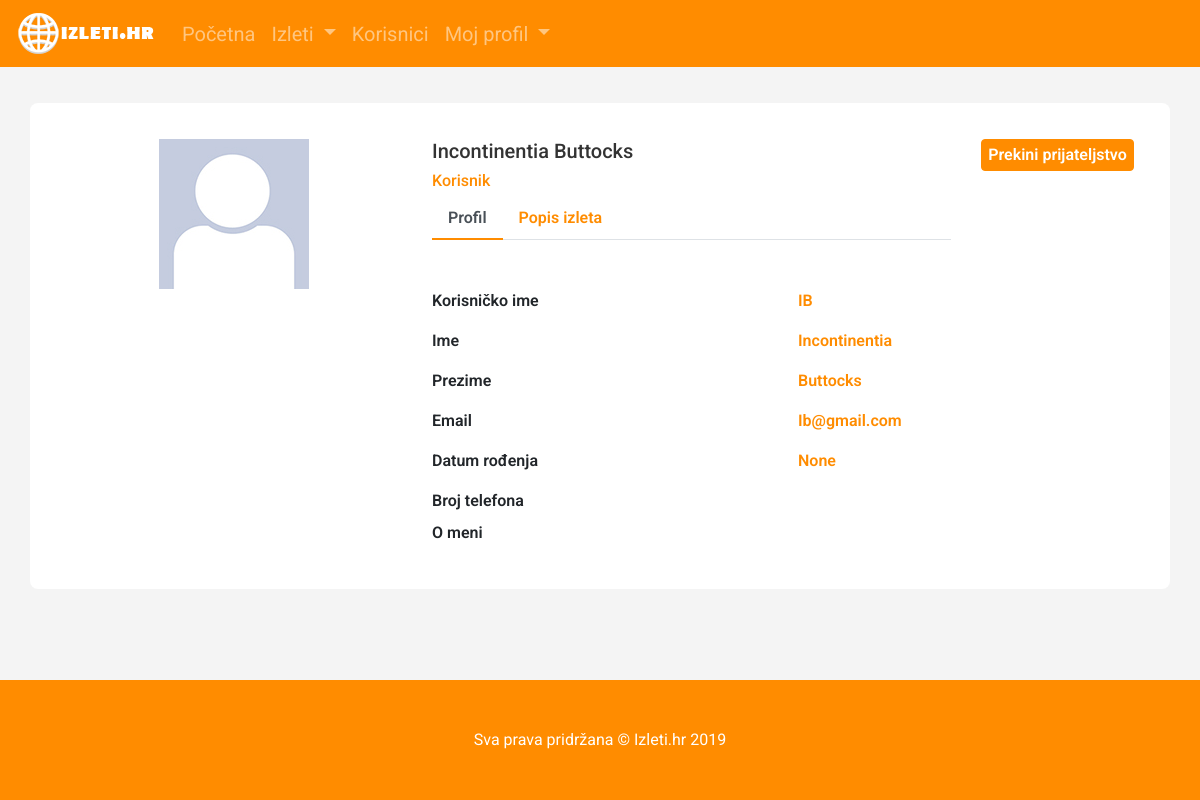
The app's page /user/IB (signed in) with its own data.
### app/models.py (models this page shows, shortened)
class User(UserMixin, db.Model):
    id=db.Column(db.Integer,primary_key=True)
    username=db.Column(db.String(64), index=True, unique=True)
    email=db.Column(db.String(120), index=True, unique=True)
    password_hash=db.Column(db.String(128))
    ime=db.Column(db.String(50))
    prezime=db.Column(db.String(64))
    datum_rodjenja=db.Column(db.Date, nullable=True)
    broj_telefona=db.Column(db.String(20), nullable=True)
    o_meni=db.Column(db.String(400), nullable=True)
    profilna_slika=db.Column(db.String(300), default='korisnik.jpg')
    izleti = db.relationship('Izlet', backref='creator', lazy='dynamic')
    befriended=db.relationship(
        'User',secondary=friends,
        primaryjoin=(friends.c.befriender_id==id),
        secondaryjoin=(friends.c.befriended_id==id),
        backref=db.backref('friends',lazy='dynamic'),lazy='dynamic')
    def is_friends(self, user):
        return self.befriended.filter(
            friends.c.befriended_id == user.id).count() > 0

### app/routes.py (the view)
@app.route('/user/<username>')
@login_required
def user(username):
    user = User.query.filter_by(username=username).first_or_404()
    izleti=Izlet.query.filter(Izlet.creator_id==user.id)
    return render_template('user.html', user=user, izleti=izleti)

### app/models.py (called while the page is built)
@login.user_loader
def load_user(id):
    return User.query.get(int(id))

### app/templates/user.html (shortened to what this page needs)
{% extends "base.html" %}
{% block content %}
<div class="container emp-profile">
            <form method="post">
                <div class="row">
                    <div class="col-md-4">
                        <div class="profile-img">
                            {% if user.profilna_slika %}
                                <img style="height:150px;width:150px" src="{{ url_for('static', filename='img/' + user.profilna_slika) }}" />
                                {% else %}
                                <img  style="height:150px;width:150px" src="{{ url_for('static', filename='img/korisnik.jpg') }}" />
                                {% endif %}
                        </div>
                    </div>
                    <div class="col-md-6">
                        <div class="profile-head">
                                    <h5>
                                        {{user.ime}} {{user.prezime}}
                                    </h5>
                                    <h6>
                                        Korisnik
                                    </h6>
                            <ul class="nav nav-tabs" id="myTab" role="tablist">
                                <li class="nav-item">
                                    <a class="nav-link active" id="home-tab" data-toggle="tab" href="#home" role="tab" aria-controls="home" aria-selected="true">Profil</a>
                                </li>
                                <li class="nav-item">
                                    <a class="nav-link" id="profile-tab" data-toggle="tab" href="#profile" role="tab" aria-controls="profile" aria-selected="false">Popis izleta</a>
                                </li>
                            </ul>
                        </div>
                    </div>
                    <div class="col-md-2">
                        {% if user == current_user %}
                        <p><a class="btn btn-primary" href="{{ url_for('edit_profile') }}">Uredi profil</a></p>
                        <p><a class="btn btn-primary" href="{{url_for('delete_user', id=current_user.id)}}">Izbriši profil</a></p>
                            {% elif not current_user.is_friends(user) %}
                        <p><a class="btn btn-primary" href="{{ url_for('befriend', username=user.username) }}">Dodaj za prijatelja</a></p>
                            {% else %}
                        <p><a  class="btn btn-primary" href="{{ url_for('unfriend', username=user.username) }}">Prekini prijateljstvo</a></p>
                            {% endif %}
                    </div>
                </div>
                <div class="row">
                    <div class="col-md-4">
                    </div>
                    <div class="col-md-8">
                        <div class="tab-content profile-tab" id="myTabContent">
                            <div class="tab-pane fade show active" id="home" role="tabpanel" aria-labelledby="home-tab">
                                        <div class="row">
                                            <div class="col-md-6">
                                                <label>Korisničko ime</label>
                                            </div>
                                            <div class="col-md-6">
                                                <p>{{user.username}}</p>
                                            </div>
                                        </div>
                                        <div class="row">
                                            <div class="col-md-6">
                                                <label>Ime</label>
                                            </div>
                                            <div class="col-md-6">
                                                <p>{{user.ime}}</p>
                                            </div>
                                        </div>
                                        <div class="row">
                                            <div class="col-md-6">
                                                <label>Prezime</label>
                                            </div>
                                            <div class="col-md-6">
                                                <p>{{user.prezime}}</p>
                                            </div>
                                        </div>
                                        <div class="row">
                                            <div class="col-md-6">
                                                <label>Email</label>
                                            </div>
                                            <div class="col-md-6">
                                                <p>{{user.email}}</p>
                                            </div>
                                        </div>
                                        <div class="row">
                                            <div class="col-md-6">
                                                <label>Datum rođenja</label>
                                            </div>
                                            <div class="col-md-6">
                                                <p>{{user.datum_rodjenja}}</p>
                                            </div>
                                        </div>
                                        <div class="row">
                                            <div class="col-md-6">
                                                <label>Broj telefona</label>
                                            </div>
                                            <div class="col-md-6">
                                            </div>
                                        </div>
                                        <div class="row">
                                            <div class="col-md-6">
                                                <label>O meni</label>
                                            </div>
                                            <div class="col-md-6">
                                            </div>
                                        </div>
                            </div>
                        </div>
                    </div>
                </div>
            </form>
        </div>
        <div>
            <p>
                <br>
                <br>
                <br>
                <br>
            </p>
        </div>
<footer class="py-5 bg-dark fixed-bottom navbar-padded">
    <div class="container">
      <p class="m-0 text-center text-white">Sva prava pridržana  © Izleti.hr 2019</p>
    </div>
 </footer>
{% endblock %}

### app/static/style_index.css (style rules this page uses)
body { font-family: 'Roboto', sans-serif; background-color: #f4f4f4; }
a { color:#FF8C00; }
.bg-dark { background-color: #FF8C00 !important; }
.btn-primary { background-color:#FF8C00; border-color:#FF8C00; }
html { -webkit-box-sizing: border-box; -moz-box-sizing: border-box; box-sizing: border-box; }
*, *:before, *:after { -webkit-box-sizing: inherit; -moz-box-sizing: inherit; box-sizing: inherit; }
.emp-profile { padding: 3%; margin-top: 3%; margin-bottom: 3%; border-radius: 0.5rem; background: #fff; }
.profile-img { text-align: center; }
.profile-img img { width: 150px; height: 150px; }
.profile-head h5 { color: #333; }
.profile-head h6 { color: #FF8C00; }
.emp-profile .btn-primary { width: 100%; padding: 2%; font-weight: 600; cursor: pointer; }
.profile-head .nav-tabs { margin-bottom:5%; }
.profile-head .nav-tabs .nav-link { font-weight:600; border: none; }
.profile-head .nav-tabs .nav-link.active { border: none; border-bottom:2px solid #FF8C00; }
.profile-tab label { font-weight: 600; }
.profile-tab p { font-weight: 600; color: #FF8C00; }

### records on screen
User: profilna_slika (picture), ime "Incontinentia", prezime "Buttocks", username "IB", email "Ib@gmail.com", datum_rodjenja "None"
